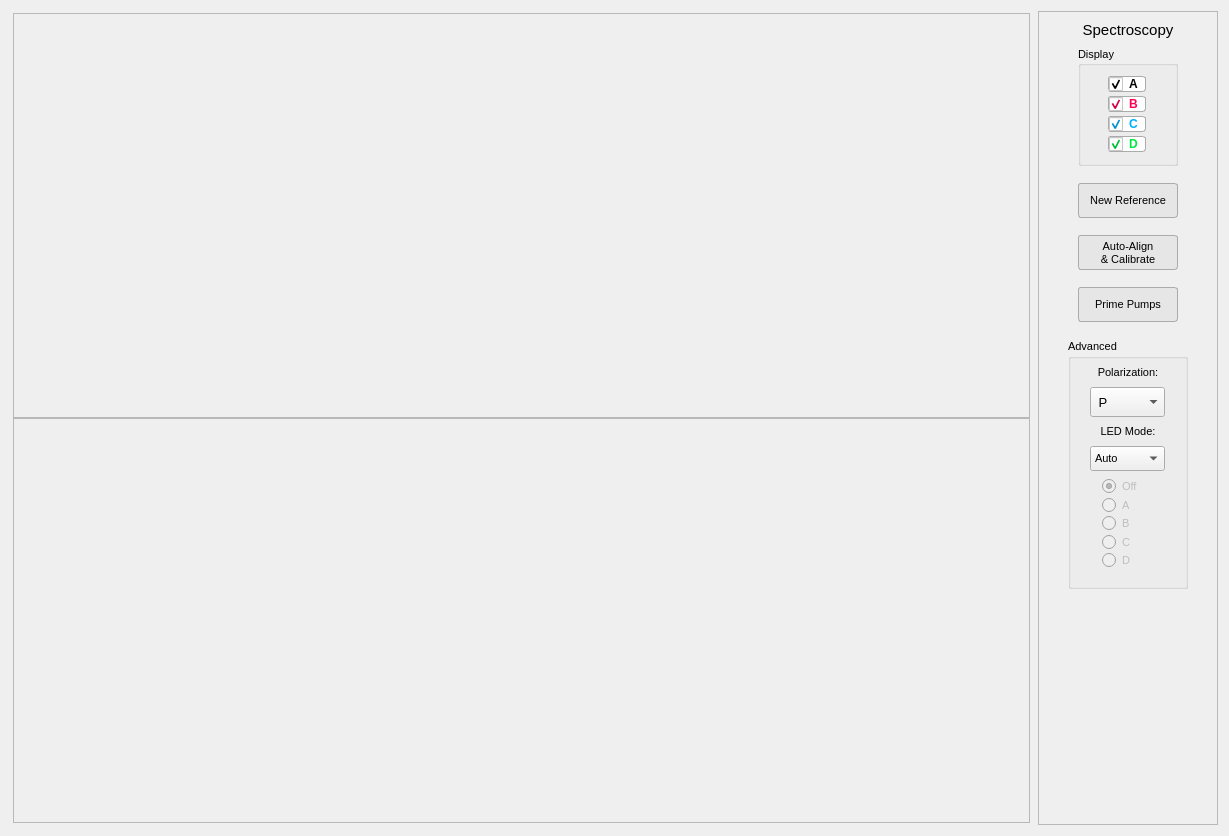
<?xml version="1.0" encoding="UTF-8"?>
<ui version="4.0">
 <class>Spectroscopy</class>
 <widget class="QWidget" name="Spectroscopy">
  <property name="geometry">
   <rect>
    <x>0</x>
    <y>0</y>
    <width>1229</width>
    <height>836</height>
   </rect>
  </property>
  <property name="font">
   <font>
    <family>Segoe UI</family>
   </font>
  </property>
  <property name="windowTitle">
   <string>Form</string>
  </property>
  <layout class="QHBoxLayout" name="horizontalLayout">
   <item>
    <layout class="QVBoxLayout" name="Plots">
     <property name="spacing">
      <number>0</number>
     </property>
     <property name="sizeConstraint">
      <enum>QLayout::SetDefaultConstraint</enum>
     </property>
     <property name="leftMargin">
      <number>2</number>
     </property>
     <property name="topMargin">
      <number>2</number>
     </property>
     <property name="rightMargin">
      <number>2</number>
     </property>
     <property name="bottomMargin">
      <number>2</number>
     </property>
     <item>
      <widget class="QFrame" name="intensity_plot">
       <property name="sizePolicy">
        <sizepolicy hsizetype="Expanding" vsizetype="Preferred">
         <horstretch>0</horstretch>
         <verstretch>0</verstretch>
        </sizepolicy>
       </property>
       <property name="minimumSize">
        <size>
         <width>710</width>
         <height>250</height>
        </size>
       </property>
       <property name="maximumSize">
        <size>
         <width>10000</width>
         <height>10000</height>
        </size>
       </property>
       <property name="frameShape">
        <enum>QFrame::StyledPanel</enum>
       </property>
       <property name="frameShadow">
        <enum>QFrame::Raised</enum>
       </property>
       <layout class="QHBoxLayout" name="horizontalLayout_2">
        <item>
         <spacer name="horizontalSpacer">
          <property name="orientation">
           <enum>Qt::Horizontal</enum>
          </property>
          <property name="sizeHint" stdset="0">
           <size>
            <width>959</width>
            <height>20</height>
           </size>
          </property>
         </spacer>
        </item>
        <item>
         <spacer name="verticalSpacer_2">
          <property name="orientation">
           <enum>Qt::Vertical</enum>
          </property>
          <property name="sizeHint" stdset="0">
           <size>
            <width>20</width>
            <height>378</height>
           </size>
          </property>
         </spacer>
        </item>
       </layout>
      </widget>
     </item>
     <item>
      <widget class="QFrame" name="transmission_plot">
       <property name="sizePolicy">
        <sizepolicy hsizetype="Expanding" vsizetype="Preferred">
         <horstretch>0</horstretch>
         <verstretch>0</verstretch>
        </sizepolicy>
       </property>
       <property name="minimumSize">
        <size>
         <width>710</width>
         <height>250</height>
        </size>
       </property>
       <property name="maximumSize">
        <size>
         <width>10000</width>
         <height>10000</height>
        </size>
       </property>
       <property name="frameShape">
        <enum>QFrame::StyledPanel</enum>
       </property>
       <property name="frameShadow">
        <enum>QFrame::Raised</enum>
       </property>
       <layout class="QHBoxLayout" name="horizontalLayout_3">
        <item>
         <spacer name="horizontalSpacer_2">
          <property name="orientation">
           <enum>Qt::Horizontal</enum>
          </property>
          <property name="sizeHint" stdset="0">
           <size>
            <width>959</width>
            <height>20</height>
           </size>
          </property>
         </spacer>
        </item>
        <item>
         <spacer name="verticalSpacer_3">
          <property name="orientation">
           <enum>Qt::Vertical</enum>
          </property>
          <property name="sizeHint" stdset="0">
           <size>
            <width>20</width>
            <height>378</height>
           </size>
          </property>
         </spacer>
        </item>
       </layout>
      </widget>
     </item>
    </layout>
   </item>
   <item>
    <widget class="QFrame" name="controls">
     <property name="sizePolicy">
      <sizepolicy hsizetype="Fixed" vsizetype="Preferred">
       <horstretch>0</horstretch>
       <verstretch>0</verstretch>
      </sizepolicy>
     </property>
     <property name="minimumSize">
      <size>
       <width>180</width>
       <height>0</height>
      </size>
     </property>
     <property name="maximumSize">
      <size>
       <width>180</width>
       <height>16777215</height>
      </size>
     </property>
     <property name="font">
      <font>
       <family>Segoe UI</family>
       <pointsize>11</pointsize>
      </font>
     </property>
     <property name="frameShape">
      <enum>QFrame::StyledPanel</enum>
     </property>
     <property name="frameShadow">
      <enum>QFrame::Raised</enum>
     </property>
     <layout class="QVBoxLayout" name="verticalLayout_2">
      <property name="spacing">
       <number>7</number>
      </property>
      <item alignment="Qt::AlignHCenter">
       <widget class="QLabel" name="label_3">
        <property name="minimumSize">
         <size>
          <width>100</width>
          <height>0</height>
         </size>
        </property>
        <property name="font">
         <font>
          <family>Segoe UI</family>
          <pointsize>11</pointsize>
          <bold>false</bold>
         </font>
        </property>
        <property name="text">
         <string>Spectroscopy</string>
        </property>
        <property name="alignment">
         <set>Qt::AlignCenter</set>
        </property>
        <property name="margin">
         <number>0</number>
        </property>
       </widget>
      </item>
      <item alignment="Qt::AlignHCenter">
       <widget class="QGroupBox" name="groupBox_2">
        <property name="minimumSize">
         <size>
          <width>100</width>
          <height>120</height>
         </size>
        </property>
        <property name="maximumSize">
         <size>
          <width>100</width>
          <height>16777215</height>
         </size>
        </property>
        <property name="font">
         <font>
          <family>Segoe UI</family>
          <pointsize>8</pointsize>
         </font>
        </property>
        <property name="title">
         <string>Display </string>
        </property>
        <property name="alignment">
         <set>Qt::AlignLeading|Qt::AlignLeft|Qt::AlignVCenter</set>
        </property>
        <widget class="QCheckBox" name="segment_A">
         <property name="geometry">
          <rect>
           <x>30</x>
           <y>30</y>
           <width>38</width>
           <height>16</height>
          </rect>
         </property>
         <property name="font">
          <font>
           <family>Segoe UI</family>
           <pointsize>9</pointsize>
           <bold>true</bold>
          </font>
         </property>
         <property name="styleSheet">
          <string notr="true">QCheckBox{
	color: black;
	background: white;
	border: 1px solid rgb(171, 171, 171); 
	border-radius: 3px;
}</string>
         </property>
         <property name="text">
          <string>A</string>
         </property>
         <property name="checked">
          <bool>true</bool>
         </property>
        </widget>
        <widget class="QCheckBox" name="segment_B">
         <property name="geometry">
          <rect>
           <x>30</x>
           <y>50</y>
           <width>38</width>
           <height>16</height>
          </rect>
         </property>
         <property name="font">
          <font>
           <family>Segoe UI</family>
           <pointsize>9</pointsize>
           <bold>true</bold>
          </font>
         </property>
         <property name="styleSheet">
          <string notr="true">QCheckBox{
	color: rgb(255, 0, 81);
	background: white;
	border: 1px solid rgb(171, 171, 171); 
	border-radius: 3px;
}</string>
         </property>
         <property name="text">
          <string>B</string>
         </property>
         <property name="checked">
          <bool>true</bool>
         </property>
        </widget>
        <widget class="QCheckBox" name="segment_C">
         <property name="geometry">
          <rect>
           <x>30</x>
           <y>70</y>
           <width>38</width>
           <height>16</height>
          </rect>
         </property>
         <property name="font">
          <font>
           <family>Segoe UI</family>
           <pointsize>9</pointsize>
           <bold>true</bold>
          </font>
         </property>
         <property name="styleSheet">
          <string notr="true">QCheckBox{
	color: rgb(0, 174, 255);
	background:white;
	border: 1px solid rgb(171, 171, 171); 
	border-radius: 3px;
}</string>
         </property>
         <property name="text">
          <string>C</string>
         </property>
         <property name="checked">
          <bool>true</bool>
         </property>
        </widget>
        <widget class="QCheckBox" name="segment_D">
         <property name="geometry">
          <rect>
           <x>30</x>
           <y>90</y>
           <width>38</width>
           <height>16</height>
          </rect>
         </property>
         <property name="font">
          <font>
           <family>Segoe UI</family>
           <pointsize>9</pointsize>
           <bold>true</bold>
          </font>
         </property>
         <property name="styleSheet">
          <string notr="true">QCheckBox{
	color: rgb(0, 230, 65);
	border: 1px solid rgb(171, 171, 171); 
	background:white;
	border-radius: 3px;
}</string>
         </property>
         <property name="text">
          <string>D</string>
         </property>
         <property name="checked">
          <bool>true</bool>
         </property>
        </widget>
       </widget>
      </item>
      <item>
       <spacer name="verticalSpacer_4">
        <property name="orientation">
         <enum>Qt::Vertical</enum>
        </property>
        <property name="sizeType">
         <enum>QSizePolicy::Fixed</enum>
        </property>
        <property name="sizeHint" stdset="0">
         <size>
          <width>20</width>
          <height>10</height>
         </size>
        </property>
       </spacer>
      </item>
      <item alignment="Qt::AlignHCenter">
       <widget class="QPushButton" name="new_ref_btn">
        <property name="minimumSize">
         <size>
          <width>100</width>
          <height>35</height>
         </size>
        </property>
        <property name="maximumSize">
         <size>
          <width>100</width>
          <height>40</height>
         </size>
        </property>
        <property name="font">
         <font>
          <family>Segoe UI</family>
          <pointsize>8</pointsize>
          <bold>false</bold>
         </font>
        </property>
        <property name="styleSheet">
         <string notr="true">QPushButton {
		
		background-color: rgb(230, 230, 230);
	    border: 1px solid rgb(171, 171, 171); 
		border-radius: 3px;

}

QPushButton::hover{
	background: rgb(253, 253, 253);
	border: 1px raised;
	border-radius: 5px;
}</string>
        </property>
        <property name="text">
         <string>New Reference</string>
        </property>
       </widget>
      </item>
      <item>
       <spacer name="verticalSpacer_6">
        <property name="orientation">
         <enum>Qt::Vertical</enum>
        </property>
        <property name="sizeType">
         <enum>QSizePolicy::Fixed</enum>
        </property>
        <property name="sizeHint" stdset="0">
         <size>
          <width>20</width>
          <height>10</height>
         </size>
        </property>
       </spacer>
      </item>
      <item alignment="Qt::AlignHCenter">
       <widget class="QPushButton" name="full_calibrate_btn">
        <property name="minimumSize">
         <size>
          <width>100</width>
          <height>35</height>
         </size>
        </property>
        <property name="maximumSize">
         <size>
          <width>100</width>
          <height>40</height>
         </size>
        </property>
        <property name="font">
         <font>
          <family>Segoe UI</family>
          <pointsize>8</pointsize>
          <bold>false</bold>
         </font>
        </property>
        <property name="styleSheet">
         <string notr="true">QPushButton {
		
		background-color: rgb(230, 230, 230);
	    border: 1px solid rgb(171, 171, 171); 
		border-radius: 3px;

}

QPushButton::hover{
	background: rgb(253, 253, 253);
	border: 1px raised;
	border-radius: 5px;
}</string>
        </property>
        <property name="text">
         <string>Auto-Align
&amp;&amp; Calibrate</string>
        </property>
       </widget>
      </item>
      <item>
       <spacer name="verticalSpacer_5">
        <property name="orientation">
         <enum>Qt::Vertical</enum>
        </property>
        <property name="sizeType">
         <enum>QSizePolicy::Fixed</enum>
        </property>
        <property name="sizeHint" stdset="0">
         <size>
          <width>20</width>
          <height>10</height>
         </size>
        </property>
       </spacer>
      </item>
      <item alignment="Qt::AlignHCenter">
       <widget class="QPushButton" name="prime_btn">
        <property name="minimumSize">
         <size>
          <width>100</width>
          <height>35</height>
         </size>
        </property>
        <property name="maximumSize">
         <size>
          <width>100</width>
          <height>40</height>
         </size>
        </property>
        <property name="font">
         <font>
          <family>Segoe UI</family>
          <pointsize>8</pointsize>
         </font>
        </property>
        <property name="styleSheet">
         <string notr="true">QPushButton {
		
		background-color: rgb(230, 230, 230);
	    border: 1px solid rgb(171, 171, 171); 
		border-radius: 3px;

}

QPushButton::hover{
	background: rgb(253, 253, 253);
	border: 1px raised;
	border-radius: 5px;
}</string>
        </property>
        <property name="text">
         <string>Prime Pumps</string>
        </property>
       </widget>
      </item>
      <item>
       <spacer name="verticalSpacer_7">
        <property name="orientation">
         <enum>Qt::Vertical</enum>
        </property>
        <property name="sizeType">
         <enum>QSizePolicy::Fixed</enum>
        </property>
        <property name="sizeHint" stdset="0">
         <size>
          <width>20</width>
          <height>10</height>
         </size>
        </property>
       </spacer>
      </item>
      <item alignment="Qt::AlignHCenter">
       <widget class="QGroupBox" name="advanced">
        <property name="minimumSize">
         <size>
          <width>120</width>
          <height>250</height>
         </size>
        </property>
        <property name="maximumSize">
         <size>
          <width>120</width>
          <height>250</height>
         </size>
        </property>
        <property name="font">
         <font>
          <family>Segoe UI</family>
          <pointsize>8</pointsize>
         </font>
        </property>
        <property name="title">
         <string>Advanced </string>
        </property>
        <property name="alignment">
         <set>Qt::AlignLeading|Qt::AlignLeft|Qt::AlignTop</set>
        </property>
        <layout class="QVBoxLayout" name="verticalLayout">
         <property name="spacing">
          <number>0</number>
         </property>
         <property name="leftMargin">
          <number>0</number>
         </property>
         <property name="topMargin">
          <number>0</number>
         </property>
         <property name="rightMargin">
          <number>0</number>
         </property>
         <property name="bottomMargin">
          <number>10</number>
         </property>
         <item>
          <widget class="QLabel" name="label">
           <property name="maximumSize">
            <size>
             <width>16777215</width>
             <height>25</height>
            </size>
           </property>
           <property name="font">
            <font>
             <family>Segoe UI</family>
             <pointsize>8</pointsize>
            </font>
           </property>
           <property name="text">
            <string>Polarization:</string>
           </property>
           <property name="alignment">
            <set>Qt::AlignCenter</set>
           </property>
          </widget>
         </item>
         <item alignment="Qt::AlignHCenter">
          <widget class="QComboBox" name="polarization">
           <property name="sizePolicy">
            <sizepolicy hsizetype="Fixed" vsizetype="Fixed">
             <horstretch>0</horstretch>
             <verstretch>0</verstretch>
            </sizepolicy>
           </property>
           <property name="minimumSize">
            <size>
             <width>75</width>
             <height>29</height>
            </size>
           </property>
           <property name="maximumSize">
            <size>
             <width>75</width>
             <height>30</height>
            </size>
           </property>
           <property name="font">
            <font>
             <family>Segoe UI</family>
             <pointsize>10</pointsize>
            </font>
           </property>
           <property name="styleSheet">
            <string notr="true"/>
           </property>
           <property name="frame">
            <bool>true</bool>
           </property>
           <item>
            <property name="text">
             <string> P </string>
            </property>
           </item>
           <item>
            <property name="text">
             <string> S </string>
            </property>
           </item>
          </widget>
         </item>
         <item>
          <widget class="QLabel" name="label_2">
           <property name="maximumSize">
            <size>
             <width>16777215</width>
             <height>25</height>
            </size>
           </property>
           <property name="font">
            <font>
             <family>Segoe UI</family>
             <pointsize>8</pointsize>
            </font>
           </property>
           <property name="text">
            <string>LED Mode:</string>
           </property>
           <property name="alignment">
            <set>Qt::AlignCenter</set>
           </property>
          </widget>
         </item>
         <item alignment="Qt::AlignHCenter">
          <widget class="QComboBox" name="led_mode">
           <property name="sizePolicy">
            <sizepolicy hsizetype="Fixed" vsizetype="Fixed">
             <horstretch>0</horstretch>
             <verstretch>0</verstretch>
            </sizepolicy>
           </property>
           <property name="minimumSize">
            <size>
             <width>75</width>
             <height>25</height>
            </size>
           </property>
           <property name="maximumSize">
            <size>
             <width>25</width>
             <height>16777215</height>
            </size>
           </property>
           <property name="font">
            <font>
             <family>Segoe UI</family>
             <pointsize>8</pointsize>
            </font>
           </property>
           <item>
            <property name="text">
             <string>Auto</string>
            </property>
           </item>
           <item>
            <property name="text">
             <string>Single</string>
            </property>
           </item>
          </widget>
         </item>
         <item alignment="Qt::AlignHCenter">
          <widget class="QFrame" name="single_LED">
           <property name="enabled">
            <bool>false</bool>
           </property>
           <property name="minimumSize">
            <size>
             <width>70</width>
             <height>100</height>
            </size>
           </property>
           <property name="maximumSize">
            <size>
             <width>70</width>
             <height>100</height>
            </size>
           </property>
           <property name="font">
            <font>
             <family>Segoe UI</family>
             <pointsize>8</pointsize>
            </font>
           </property>
           <layout class="QVBoxLayout" name="verticalLayout_3">
            <property name="spacing">
             <number>2</number>
            </property>
            <property name="topMargin">
             <number>5</number>
            </property>
            <property name="bottomMargin">
             <number>5</number>
            </property>
            <item>
             <widget class="QRadioButton" name="led_off">
              <property name="text">
               <string>Off</string>
              </property>
              <property name="checked">
               <bool>true</bool>
              </property>
             </widget>
            </item>
            <item>
             <widget class="QRadioButton" name="single_A">
              <property name="text">
               <string>A</string>
              </property>
             </widget>
            </item>
            <item>
             <widget class="QRadioButton" name="single_B">
              <property name="text">
               <string>B</string>
              </property>
             </widget>
            </item>
            <item>
             <widget class="QRadioButton" name="single_C">
              <property name="text">
               <string>C</string>
              </property>
             </widget>
            </item>
            <item>
             <widget class="QRadioButton" name="single_D">
              <property name="text">
               <string>D</string>
              </property>
             </widget>
            </item>
           </layout>
          </widget>
         </item>
        </layout>
       </widget>
      </item>
      <item>
       <spacer name="verticalSpacer">
        <property name="orientation">
         <enum>Qt::Vertical</enum>
        </property>
        <property name="sizeHint" stdset="0">
         <size>
          <width>20</width>
          <height>40</height>
         </size>
        </property>
       </spacer>
      </item>
     </layout>
    </widget>
   </item>
  </layout>
 </widget>
 <resources/>
 <connections/>
</ui>
